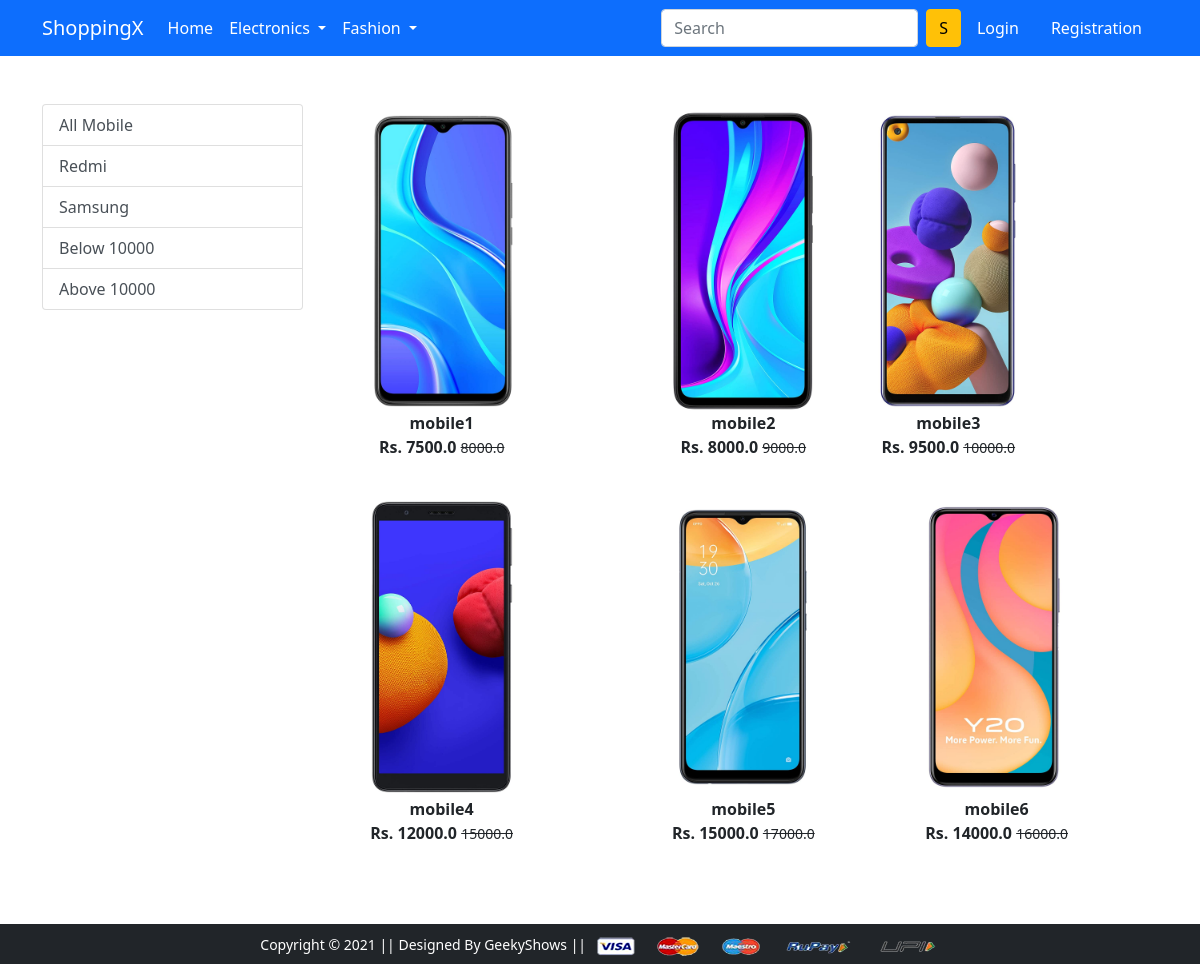
/mobile/, run on the app's committed database.
### app/models.py (models this page shows, shortened)
class Product(models.Model):
 title = models.CharField(max_length=100)
 selling_price = models.FloatField()
 discounted_price = models.FloatField()
 description = models.TextField()
 brand = models.CharField(max_length=100)
 category = models.CharField( choices=CATEGORY_CHOICES, max_length=2)
 product_image = models.ImageField(upload_to='productimg')

### app/views.py (the view)
# urls.py: path('mobile/', views.mobile, name='mobile'),
def mobile(request, data=None):
	if data==None :
			mobiles = Product.objects.filter(category='M')
	elif data == 'Redmi' or data == 'Samsung':
			mobiles = Product.objects.filter(category='M').filter(brand=data)
	elif data == 'below':
			mobiles = Product.objects.filter(category='M').filter(discounted_price__lt=10000)
	elif data == 'above':
			mobiles = Product.objects.filter(category='M').filter(discounted_price__gt=10000)
	return render(request, 'app/mobile.html', {'mobiles':mobiles})

### app/templates/app/mobile.html (shortened to what this page needs)
{% extends 'app/base.html' %}
{% load static %}
{% block main-content %}
<div class="container my-5">
 <div class="row">
  <div class="col-sm-3">
   <div class="list-group">
     <a href="{% url 'mobile' %}" class="list-group-item list-group-item-action" aria-current="true">All Mobile</a>
     <a href="{% url 'mobiledata' 'Redmi'  %}" class="list-group-item list-group-item-action" aria-current="true">Redmi</a>
     <a href="{% url 'mobiledata' 'Samsung'  %}" class="list-group-item list-group-item-action">Samsung</a>
     <a href="{% url 'mobiledata' 'below'  %}" class="list-group-item list-group-item-action">Below 10000</a>
     <a href="{% url 'mobiledata' 'above'  %}" class="list-group-item list-group-item-action">Above 10000</a>
   </div>
  </div>
  <div class="col-sm-8">
   <div class="row">
    {% for product in mobiles %}
     <div class="col-sm-4 text-center mb-4">
      <a href="{% url 'product-detail' product.id %}" class="btn">
       <div class="item">
        <img src="{{product.product_image.url}}" alt="" height="300" class="">
        <div class="fw-bold">{{product.title}}</div>
        <div class="fw-bold">Rs. {{product.discounted_price}} <small class="fw-light text-decoration-line-through">{{product.selling_price}}</small></div>
       </div>
      </a>
     </div>
    {% endfor %}
   </div>
  </div>
 </div>
</div>
{% endblock main-content %}

### app/templates/app/base.html (shortened to what this page needs)
<!doctype html>
{% load static %}
<html lang="en">
  <head>
    <link href="https://cdn.jsdelivr.net/npm/bootstrap@5.0.0-beta1/dist/css/bootstrap.min.css" rel="stylesheet">
    <link rel="stylesheet" href="{% static 'app/css/owl.carousel.min.css' %}">
    <link rel="stylesheet" href="{% static 'app/css/all.min.css' %}">
    <link rel="stylesheet" href="{% static 'app/css/style.css' %}">
  </head>
  <body>
    <nav class="navbar navbar-expand-lg navbar-dark bg-primary">
     <div class="container">
       <a class="navbar-brand" href="/">ShoppingX</a>
       <div class="collapse navbar-collapse" id="navbarSupportedContent">
         <ul class="navbar-nav me-auto mb-2 mb-lg-0">
           <li class="nav-item">
             <a class="nav-link active" aria-current="page" href="/">Home</a>
           </li>
           <li class="nav-item dropdown">
             <a class="nav-link dropdown-toggle text-white" href="#" id="electronicsDropdown" role="button" data-bs-toggle="dropdown" aria-expanded="false">
               Electronics
             </a>
           </li>
           <li class="nav-item dropdown">
             <a class="nav-link dropdown-toggle text-white" href="#" id="fashionDropdown" role="button" data-bs-toggle="dropdown" aria-expanded="false">
               Fashion
             </a>
           </li>
         </ul>
         <form class="d-flex">
           <input class="form-control me-2" type="search" placeholder="Search" aria-label="Search">
           <button class="btn btn-warning" type="submit">S</button>
         </form>
         <div>
          <ul class="navbar-nav me-auto mb-2 mb-lg-0">
            {% if request.user.is_authenticated %}
           <li class="nav-item dropdown mx-2">
              <a class="nav-link dropdown-toggle text-white" href="#" id="profileDropdown" role="button" data-bs-toggle="dropdown" aria-expanded="false">
                {{request.user.username|capfirst}}
              </a>
              <ul class="dropdown-menu" aria-labelledby="profileDropdown">
                <li><a class="dropdown-item" href="{% url 'profile' %}">Profile</a></li>
                <li><a class="dropdown-item" href="{% url 'orders' %}">Orders</a></li>
                <li><a class="dropdown-item" href="{% url 'passwordchange' %}">Change Password</a></li>
                <li><a class="dropdown-item" href="{% url 'logout' %}">Logout</a></li>
              </ul>
            </li>
            <li class="nav-item mx-2">
             <a href="{% url 'showcart' %}" class="nav-link text-white"><span class="badge bg-danger">4</span> Cart </a>
            </li>
            {% else %}
            <li class="nav-item mx-2">
             <a href="{% url 'login' %}" class="nav-link text-white">Login</a>
            </li>
            <li class="nav-item mx-2">
             <a href="{% url 'customerregistration' %}" class="nav-link text-white">Registration</a>
            </li>
            {% endif %}
          </ul>
         </div>
       </div>
     </div>
    </nav>
    {% block main-content %} {% endblock main-content %}
    <footer class="container-fluid bg-dark text-center p-2 mt-5">
        <small class="text-white">Copyright &copy; 2021 || Designed By GeekyShows || </small>
        <img src="{% static 'app/images/payment.png' %}" alt="" srcset="" class="img-fluid" height="2px">
    </footer>
  </body>
</html>

### data on the page
Product: product_image (picture), title "mobile1", discounted_price "7500.0", selling_price "8000.0"
Product: product_image (picture), title "mobile2", discounted_price "8000.0", selling_price "9000.0"
Product: product_image (picture), title "mobile3", discounted_price "9500.0", selling_price "10000.0"
Product: product_image (picture), title "mobile4", discounted_price "12000.0", selling_price "15000.0"
Product: product_image (picture), title "mobile5", discounted_price "15000.0", selling_price "17000.0"
Product: product_image (picture), title "mobile6", discounted_price "14000.0", selling_price "16000.0"
